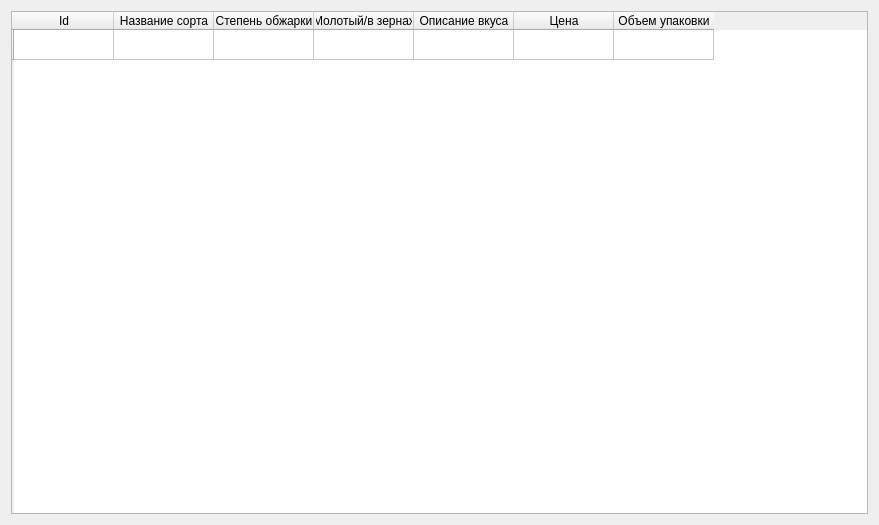
<?xml version="1.0" encoding="UTF-8"?>
<ui version="4.0">
 <class>Form</class>
 <widget class="QWidget" name="Form">
  <property name="geometry">
   <rect>
    <x>0</x>
    <y>0</y>
    <width>879</width>
    <height>525</height>
   </rect>
  </property>
  <property name="windowTitle">
   <string>Окно кофе</string>
  </property>
  <layout class="QGridLayout" name="gridLayout">
   <item row="0" column="0">
    <widget class="QTableWidget" name="tableWidget">
     <row>
      <property name="text">
       <string/>
      </property>
     </row>
     <column>
      <property name="text">
       <string>Id</string>
      </property>
     </column>
     <column>
      <property name="text">
       <string>Название сорта</string>
      </property>
     </column>
     <column>
      <property name="text">
       <string>Степень обжарки</string>
      </property>
     </column>
     <column>
      <property name="text">
       <string>Молотый/в зернах</string>
      </property>
     </column>
     <column>
      <property name="text">
       <string>Описание вкуса</string>
      </property>
     </column>
     <column>
      <property name="text">
       <string>Цена</string>
      </property>
     </column>
     <column>
      <property name="text">
       <string>Объем упаковки</string>
      </property>
     </column>
    </widget>
   </item>
  </layout>
 </widget>
 <resources/>
 <connections/>
</ui>
